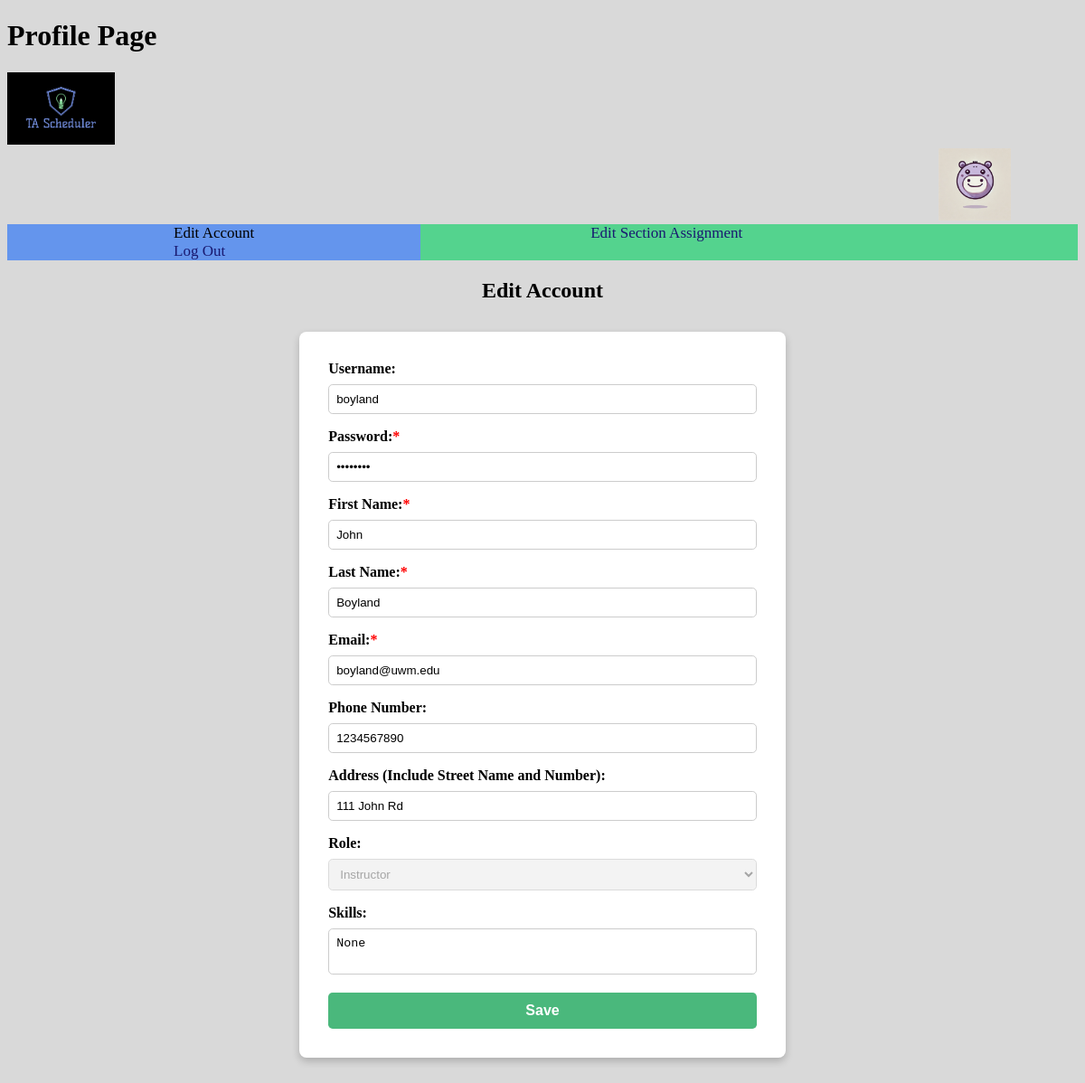
The page /profile_page.html (signed in) on the database as committed earlier.
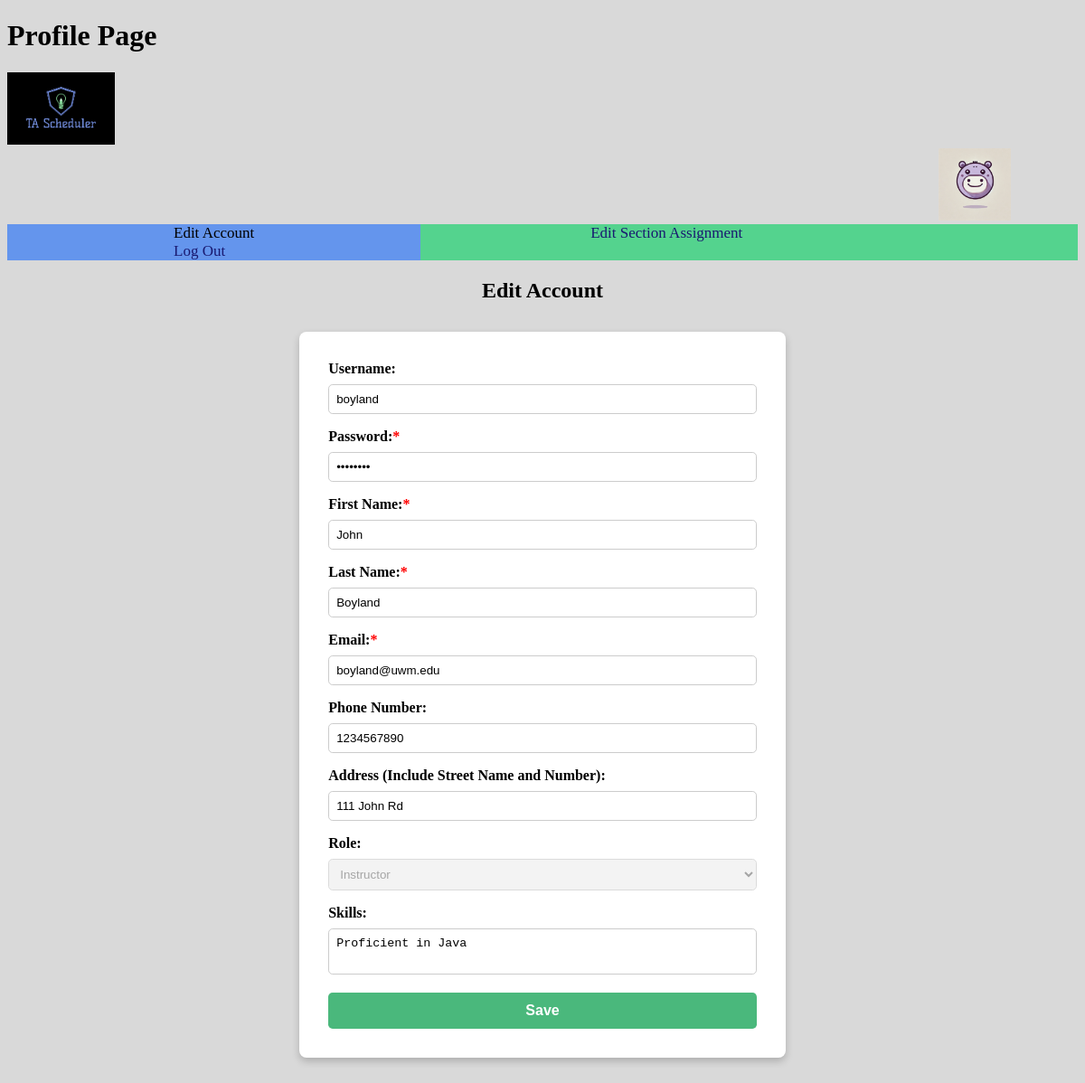
The same page on the database as committed later.
### djangoProject1/models.py (models this page shows, shortened)
class User(models.Model): # basic for now
    ROLE_CHOICES = [
        ('TA', 'Teaching Assistant'),
        ('Instructor', 'Instructor'),
        ('Admin', 'Administrator'),
    ]
    id = models.UUIDField(primary_key=True, default=uuid.uuid4, editable=False) #unique id
    first_name = models.CharField(max_length=50, default="DefaultFirst") #first name of user
    last_name = models.CharField(max_length=50, default="DefaultLast") #last name of user
    username = models.CharField(max_length=50, unique=True, default="Default_Username")  #unique username (ISSUES LATER ON, default AND unique doesn't work well)
    password = models.CharField(max_length=128, default="Default_Password")  #stored password (128 for hash(? idk documentation recommended it))
    email = models.EmailField(default="default@example.com")  #unique email address (cant run unless blank by default
    phone_number = models.CharField(max_length=10, blank=True, null=True)  #optional phone number (can make required later)
    address = models.TextField(blank=True, null=True)  #optional home address (can make required later)
    skills = models.TextField(blank=True, null=True)  #apparently we need skills? okay here's an open text field for it
    role = models.CharField(max_length=20, choices=ROLE_CHOICES, default='TA')  #role of the user (TA, Instructor, Admin)

### djangoProject1/views.py (the view, shortened to what this page needs)
# urls.py: path('profile_page.html', ProfilePage.as_view(), name='profile_page'),
class ProfilePage(View):
    def get(self, request):
        user = GetUser.get_user(request)
        if not user:
            return redirect('/')
        return render(request, "profile_page.html",
                      {"roles": User.ROLE_CHOICES, "user": user})

### djangoProject1/MethodFiles/GeneralMethods.py (called while the page is built)
    @staticmethod
    def get_user(request):
        name = request.session.get('cur_user_name')
        if not name:
            return None
        else:
            return User.objects.filter(username=name).first()

### templates/profile_page.html (shortened to what this page needs)
<!DOCTYPE html>
<html lang="en">
<head>
    <link rel="stylesheet" href="/static/style.css?v=1">
</head>
<body style="background-color: rgb(217,217,217)">
<h1>Profile Page</h1>
<div class="pfplogo1">
    <a href="home.html">
        <img src="/static/Logo.jpeg" alt="TA Scheduler Logo" style="height: 10vh; width: auto;">
    </a>
</div>
<div class="pfplogo2">
    <a href="profile_page.html">
        <img src="/static/moo_deng_profilePic.png" alt="Profile Logo" style="height: 10vh; width: auto;">
    </a>
</div>
<div class="navbar">
    <a href="profile_page.html" class="active" style="padding: 23vh">Edit Account</a>
    <a href="edit_section_assignment.html" style="padding: 23vh">Edit Section Assignment</a>
    <a href="/" style="padding: 23vh">Log Out</a>
</div>
{% load custom_filters %}
<div class="modal-header" id="myModal {{ user.id }}">
    <h2 style="text-align: center; margin-bottom: 1rem;">Edit Account</h2>
    <form method="POST" action="{% url 'profile_page' %}">
        <div>
            <label class="form-label">Username:</label>
            <input class="form-control" type="text" name="username" value="{{ user.username }}" readonly>
        </div>
        <div>
            <label class="form-label required">Password:</label>
            <input type="password" class="form-control" name="password" value="{{ user.password }}">
        </div>
        <div>
            <label class="form-label required">First Name:</label>
            <input type="text" name="first_name" class="form-control"
                   value="{{ user.first_name }}">
        </div>
        <div>
            <label class="form-label required">Last Name:</label>
            <input type="text" name="last_name" class="form-control"
                   value="{{ user.last_name }}">
        </div>
        <div>
            <label class="form-label required">Email:</label>
            <input type="email" name="email" class="form-control"
                   value="{{ user.email }}">
        </div>
        <div>
            <label class="form-label">Phone Number:</label>
            <input type="number" name="phone_number" class="form-control"
                   value="{{ user.phone_number }}">
        </div>
        <div class="fullWidth">
            <label class="form-label">Address (Include Street Name
                and
                Number):</label>
            <input type="text" class="form-control" name="address"
                   value="{{ user.address }}">
        </div>
        <div class="fullWidth">
            <label for="roleControlSelect1" class="form-label">
                Role:</label>
            <select name="role" class="form-control" id="roleControlSelect1" disabled>
                <option value="Instructor"
                        {% if user.role == "Instructor" %}selected{% endif %}>
                    Instructor
                </option>
            </select>
        </div>
        <div class="fullWidth">
            <label class="form-label">Skills:</label>
            <textarea class="form-control" name="skills"
                      style="resize: none; height: 6.4vh;">{{ user.skills }}</textarea>
        </div>
        <button type="submit">Save</button>
    </form>
</div>
</body>
</html>

Rows that differ between the two databases and show on the page:
changed User "boyland": skills "None" → "Proficient in Java"
